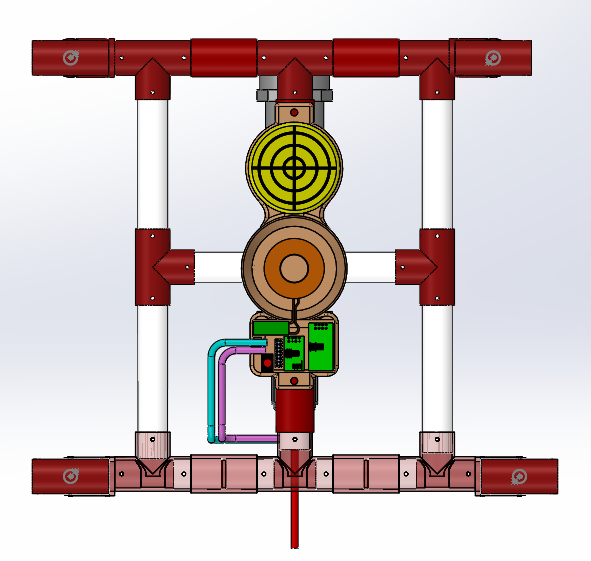
#> input picture groundstation/GUI/GUI/Resources/OBS.png, 591 x 561 px, given in place of the camera
$ python realtime_detect.py   (older library calls are emulated)
#> lines starting #> are read from the running program, lines starting #| are printed output that depends on the picture; after the words box and inside, x2 and y2 are one past the last pixel; in counts of white or black regions, pixels touching at a corner belong together
### groundstation/ROV/OpenCV/shape_and_color_detection/modules/shape_detector.py
import cv2

class ShapeDetector:
	def __init__(self):
		pass

	def detect(self, c):
		shape = "unidentified"
		peri = cv2.arcLength(c, True)
		approx = cv2.approxPolyDP(c, 0.04 * peri, True)

		if len(approx) == 3:
			shape = "triangle"
			return shape
		elif len(approx) == 4:
			(x, y, w, h) = cv2.boundingRect(approx)
			ar = w / float(h)
			shape = "square" if ar >= 0.95 and ar <= 1.05 else "rectangle"
			return shape
		elif len(approx) == 5:
			shape = "pentagon"
			return shape
		else:
			shape = "circle"
        	return shape

### groundstation/ROV/OpenCV/shape_and_color_detection/realtime_detect.py
import numpy as np
import cv2
from modules.shape_detector import ShapeDetector
import imutils

cam = cv2.VideoCapture(0)

def find_shape(image):
    gray = cv2.cvtColor(image, cv2.COLOR_BGR2GRAY)
    blurred = cv2.GaussianBlur(gray, (5, 5), 0)
    return cv2.threshold(blurred, 30, 255, cv2.THRESH_BINARY)[1]

def color_mask(image, color = "Red"):
    if color == "Blue":
        boundary = blueboundaries = [([55, 1, 1], [255, 80, 80])]
    elif color == "Green":
        boundary = greenboundaries = [([1, 55, 1], [80, 255, 80])]
    else:
        boundary = redboundaries = [([1, 1, 55], [80, 80, 255])]

    for (lower, upper) in boundary:
        lower = np.array(lower, dtype = "uint8")
        upper = np.array(upper, dtype = "uint8")

        mask = cv2.inRange(image, lower, upper)
        return cv2.bitwise_and(image, image, mask = mask)

while True:
    ret, image = cam.read()
#> image is the input picture: shape (561, 591, 3); mean B, G, R 196.4, 197.7, 210.4
    resized = imutils.resize(image, width=300)
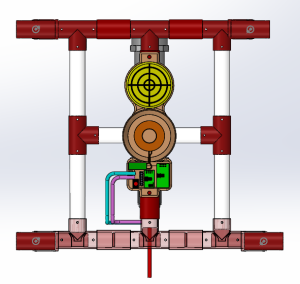
#> resized: shape (284, 300, 3); mean B, G, R 196.4, 197.7, 210.4
    ratio = image.shape[0] / float(resized.shape[0])
#> ratio = 1.98

    filtered = color_mask(image, color = "Red")
#> the loop in color_mask, `for (lower, upper) in boundary:` made 1 pass
#> pass 1, in color_mask, `mask = cv2.inRange(image, lower, upper)`:
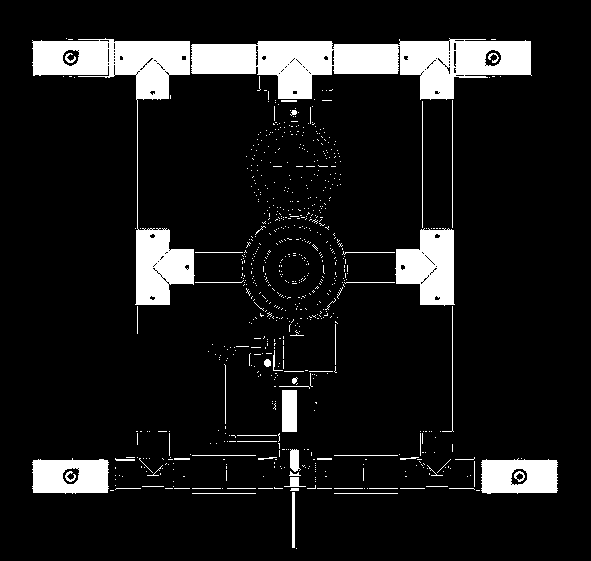
#> mask: shape (561, 591); 10.3% white; 735 white regions (676 under 20 px), largest, box (x1, y1, x2, y2) and area: (191, 38, 532, 100) 12205, (32, 38, 195, 305) 9345, (395, 228, 455, 306) 3325
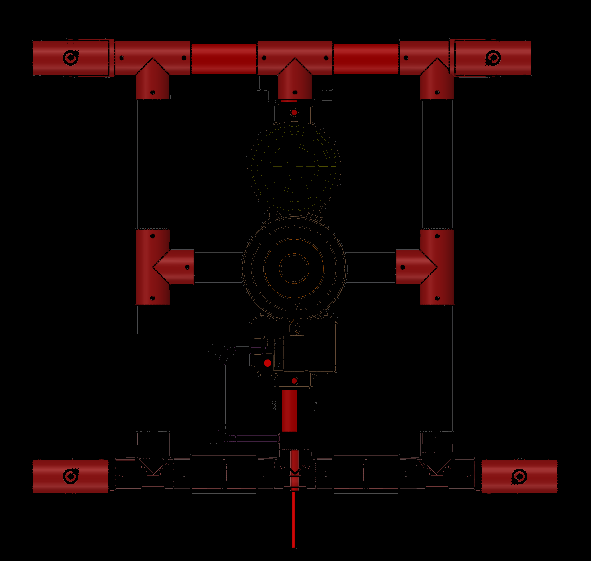
#> filtered: shape (561, 591, 3); mean B, G, R 2.6, 2.7, 13.2
    #blurr = cv2.GaussianBlur(image, (7,7), 0)
    threshed = find_shape(filtered)
#> in find_shape, `gray = cv2.cvtColor(image, cv2.COLOR_BGR2GRAY)`:
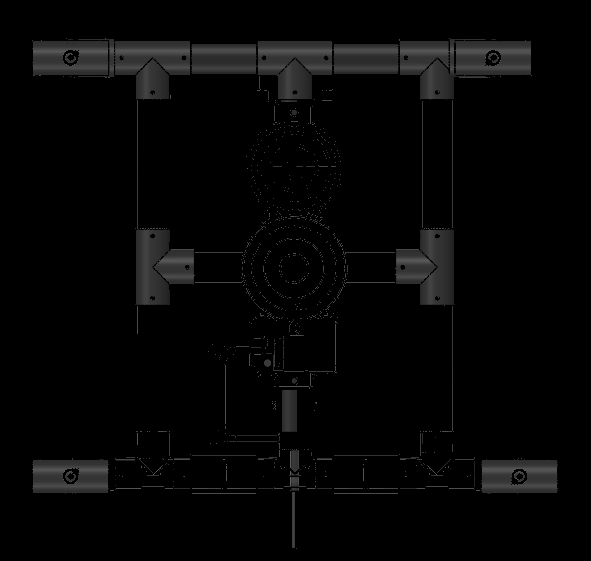
#> gray: shape (561, 591); min 0, max 103, mean 5.9
#> in find_shape, `return cv2.threshold(blurred, 30, 255, cv2.THRESH_BINARY)[1]`:
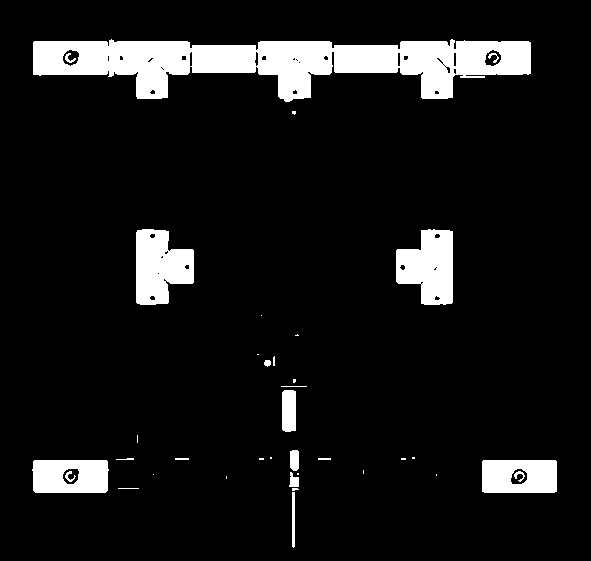
#> returned value: shape (561, 591); 9.1% white; 36 white regions (17 under 20 px)

    contours = cv2.findContours(threshed.copy(), cv2.RETR_EXTERNAL, cv2.CHAIN_APPROX_SIMPLE)
#> contours = 32 contours, 22 with area under 20; largest, box (x1, y1, x2, y2) and area: (33, 39, 531, 102) 17612, (136, 229, 194, 305) 3179, (396, 229, 453, 305) 3130, (32, 460, 109, 493) 2367, (482, 460, 557, 493) 2364
    contours = contours[0] if imutils.is_cv2() else contours[1]
    sd = ShapeDetector()
    c = contours[0]
#> c = [[292, 492], [292, 546], [293, 547], [294, 546], [294, 492]]
    M = cv2.moments(c)
#> M = moments, m00 109, centre m10/m00, m01/m00 = (293, 519.3)
    try:
        cX = int((M['m10'] / M['m00'])* ratio)
#> cX = 578
        cY = int((M['m01'] / M['m00'])* ratio)
#> cY = 1025
    except (ZeroDivisionError):
        cX = 15
        cY = 15
    shape = sd.detect(c)
#> in detect, `peri = cv2.arcLength(c, True)`: peri = 112.8
#> in detect, `approx = cv2.approxPolyDP(c, 0.04 * peri, True)`: approx = [[294, 492], [293, 547]]
#> shape = 'circle'
    c = c.astype("float")
    c *= ratio
#> c = [[576.8, 971.9], [576.8, 1078.5], [578.8, 1080.5], [580.8, 1078.5], [580.8, 971.9]]
    c = c.astype("int")
#> c = [[576, 971], [576, 1078], [578, 1080], [580, 1078], [580, 971]]
    cv2.drawContours(image, [c], -1, (0, 255, 0), 2)
    cv2.putText(image, shape, (cX, cY), cv2.FONT_HERSHEY_SIMPLEX, 0.5, (255, 255, 255), 2)
    cv2.imshow("Thresh", threshed)
    cv2.imshow("Shape + Color", image)
    if cv2.waitKey(1) & 0xFF == ord('q'):
#> (key q is pressed here)
        break
cam.release()
cv2.destroyAllWindows()
